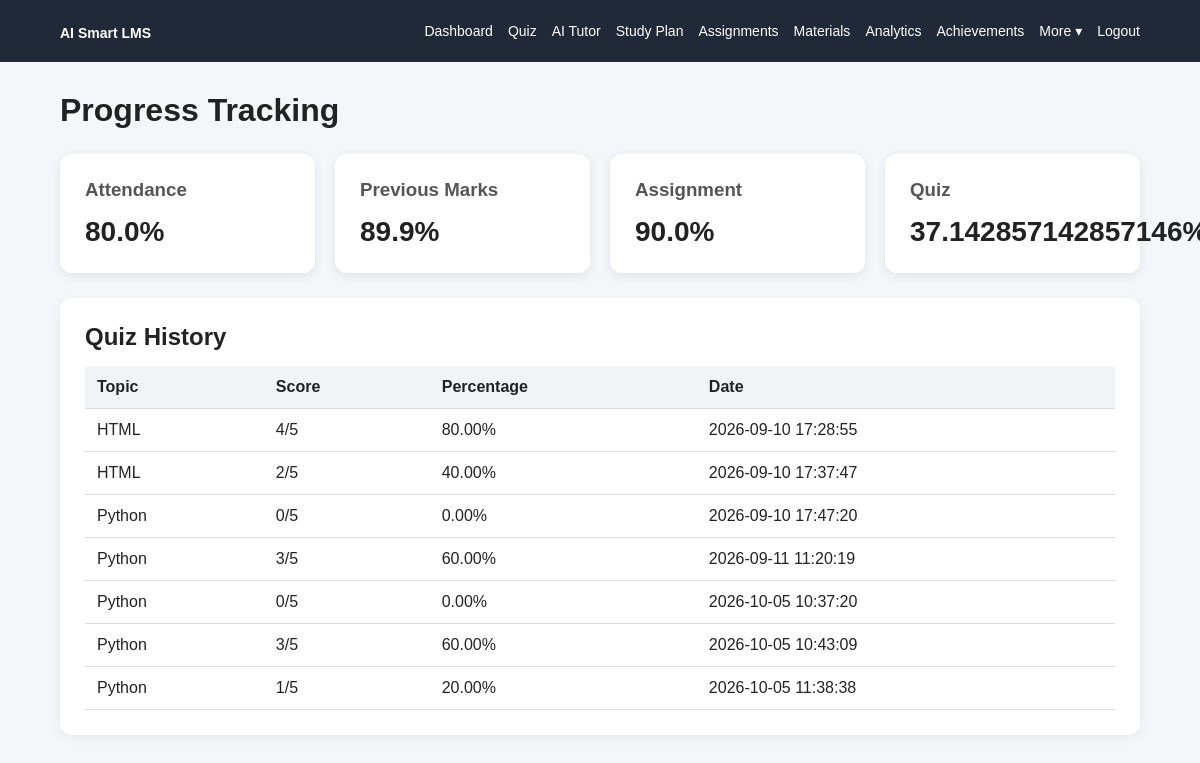
Screenshot of /progress (signed in) with the database file from the repository.
### tables this page shows
CREATE TABLE students (
            id INTEGER PRIMARY KEY AUTOINCREMENT,
            name TEXT NOT NULL,
            email TEXT UNIQUE NOT NULL,
            password TEXT NOT NULL,
            previous_marks REAL DEFAULT 0,
            assignment_marks REAL DEFAULT 0,
            quiz_marks REAL DEFAULT 0,
            attendance REAL DEFAULT 0,
            prediction TEXT DEFAULT 'Not Predicted'
        , role TEXT DEFAULT 'student', created_at TEXT, streak INTEGER DEFAULT 0, last_active TEXT);

CREATE TABLE quiz_results (
            id INTEGER PRIMARY KEY AUTOINCREMENT,
            student_id INTEGER NOT NULL,
            topic TEXT NOT NULL,
            score INTEGER NOT NULL,
            total INTEGER NOT NULL,
            percentage REAL NOT NULL,
            created_at TIMESTAMP DEFAULT CURRENT_TIMESTAMP,
            FOREIGN KEY(student_id) REFERENCES students(id)
        );

### app.py (the view)
@app.route(
    "/progress"
)
def progress():
    if "user_id" not in session:
        return redirect(
            url_for("login")
        )
    connection = get_db()
    cursor = connection.cursor()
    cursor.execute("""
        SELECT

            topic,

            score,

            total,

            percentage,

            created_at

        FROM quiz_results

        WHERE student_id = ?

        ORDER BY id ASC
    """, (
        session["user_id"],
    ))
    results = cursor.fetchall()
    student = connection.execute(
        "SELECT * FROM students WHERE id = ?",
        (session["user_id"],)
    ).fetchone()
    connection.close()
    return render_template(
        "progress.html",
        student=student,
        results=results
    )

### app.py (called while the page is built)
@app.before_request
def _csrf_protect():
    check_csrf()
    if session.get("role") == "teacher" and request.endpoint in STUDENT_ONLY:
        return redirect(url_for("teacher.dashboard"))

@app.context_processor
def _template_globals():
    return {"csrf_token": csrf_token, "quiz_topics": list(QUIZZES.keys())}

def get_db():
    return get_connection()

### database.py (called while the page is built)
def get_connection():
    os.makedirs(DATABASE_FOLDER, exist_ok=True)
    connection = sqlite3.connect(DATABASE_NAME)
    connection.row_factory = sqlite3.Row
    connection.execute("PRAGMA foreign_keys = ON")
    return connection

### helpers.py (called while the page is built)
def check_csrf():
    if request.method == "POST":
        sent = request.form.get("csrf_token", "")
        expected = session.get("_csrf", "")
        if not expected or not secrets.compare_digest(sent, expected):
            abort(400, "Invalid or missing CSRF token. Reload the page and try again.")

### templates/progress.html (shortened to what this page needs)
{% extends "base.html" %}
{% block content %}
<h1>Progress Tracking</h1>
<div class="cards">
    <div class="card">
        <h3>Attendance</h3>
        <div class="big-number">
            {{ student["attendance"] }}%
        </div>
    </div>
    <div class="card">
        <h3>Previous Marks</h3>
        <div class="big-number">
            {{ student["previous_marks"] }}%
        </div>
    </div>
    <div class="card">
        <h3>Assignment</h3>
        <div class="big-number">
            {{ student["assignment_marks"] }}%
        </div>
    </div>
    <div class="card">
        <h3>Quiz</h3>
        <div class="big-number">
            {{ student["quiz_marks"] }}%
        </div>
    </div>
</div>
<div class="section">
    <h2>Quiz History</h2>
    {% if results %}
    <table>
        <tr>
            <th>Topic</th>
            <th>Score</th>
            <th>Percentage</th>
            <th>Date</th>
        </tr>
        {% for result in results %}
        <tr>
            <td>
                {{ result["topic"] }}
            </td>
            <td>
                {{ result["score"] }}/{{ result["total"] }}
            </td>
            <td>
                {{ "%.2f"|format(result["percentage"]) }}%
            </td>
            <td>
                {{ result["created_at"] }}
            </td>
        </tr>
        {% endfor %}
    </table>
    {% else %}
    <p>
        No quiz results available yet.
    </p>
    {% endif %}
</div>
{% endblock %}

### static/css/style.css (style rules this page uses)
* { box-sizing: border-box; margin: 0; padding: 0; }
body { font-family: Arial, sans-serif; background: #f4f6f9; color: #222; }
h1 { margin-bottom: 10px; }
h2 { margin-bottom: 15px; }
.cards { display: grid; grid-template-columns: repeat( auto-fit, minmax(200px, 1fr) ); gap: 20px; margin: 25px 0; }
.card { background: white; padding: 25px; border-radius: 12px; box-shadow: 0 3px 12px rgba(0,0,0,0.08); }
.card h3 { margin-bottom: 15px; color: #555; }
.big-number { font-size: 28px; font-weight: bold; }
.section { background: white; padding: 25px; margin-top: 25px; border-radius: 12px; box-shadow: 0 3px 12px rgba(0,0,0,0.06); }
table { width: 100%; border-collapse: collapse; }
th, td { padding: 12px; border-bottom: 1px solid #ddd; text-align: left; }
th { background: #f1f3f5; }

### rows the page displays
students: attendance "80.0", previous_marks "89.9", assignment_marks "90.0", quiz_marks "37.142857142857146"
quiz_results: topic "HTML", score "4", total "5", percentage "80.00", created_at "2026-09-10 17:28:55"
quiz_results: topic "HTML", score "2", total "5", percentage "40.00", created_at "2026-09-10 17:37:47"
quiz_results: topic "Python", score "0", total "5", percentage "0.00", created_at "2026-09-10 17:47:20"
quiz_results: topic "Python", score "3", total "5", percentage "60.00", created_at "2026-09-11 11:20:19"
quiz_results: topic "Python", score "0", total "5", percentage "0.00", created_at "2026-10-05 10:37:20"
quiz_results: topic "Python", score "3", total "5", percentage "60.00", created_at "2026-10-05 10:43:09"
quiz_results: topic "Python", score "1", total "5", percentage "20.00", created_at "2026-10-05 11:38:38"
